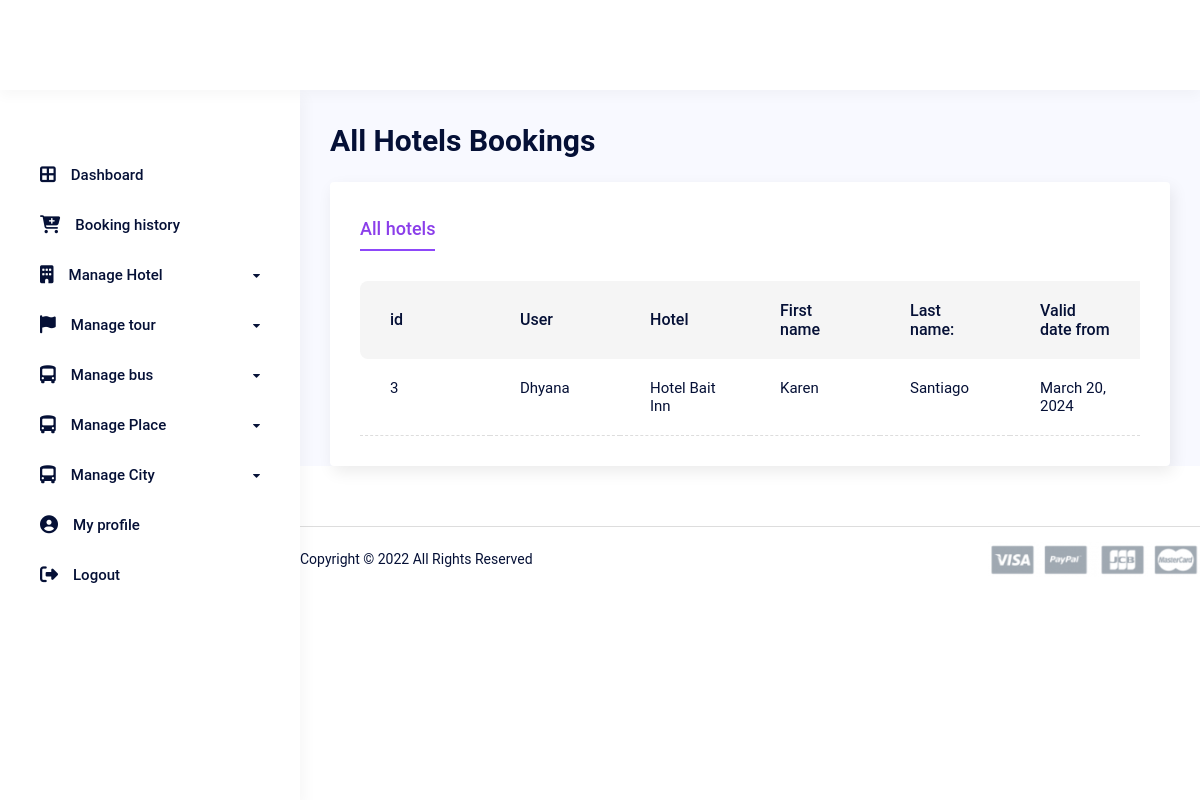
Screenshot of /hotel/hotel_booking_list/ (signed in) with the database file from the repository.
### hotel/models.py (models this page shows, shortened)
class HotelBooking(BaseModel):
    user = models.ForeignKey(User, on_delete=models.CASCADE)
    hotel = models.ForeignKey(Hotel, on_delete=models.CASCADE)
    first_name = models.CharField(max_length=100)
    last_name = models.CharField(max_length=100)
    valid_date_from = models.DateField(default=None)
    valid_date_till = models.DateField(default = None)
    no_room_booking = models.IntegerField()
    total_price = models.IntegerField()
    class Meta:
        ordering = ('created_at',)

class Hotel(BaseModel):
    hotelname = models.CharField(max_length=50)
    address = models.CharField(max_length=100)
    map_link = models.URLField(max_length=500)
    total_room = models.IntegerField()
    price = models.IntegerField()
    rating =models.IntegerField(null=True, default=0)
    facility = models.CharField(max_length=100)
    overview = models.TextField(max_length=1000, null=True)
    city = models.ForeignKey(City, on_delete=models.CASCADE)
    place = models.ForeignKey(Place, on_delete=models.CASCADE)
    hotel_image = models.ImageField(upload_to='image/hotel/')
    room_image = models.ImageField(upload_to='image/hotel/')
    image_3 = models.ImageField(upload_to='image/hotel/')
    image_4 = models.ImageField(upload_to='image/hotel/')
    image_5 = models.ImageField(upload_to='image/hotel/')
    def __str__(self) -> str:
        return str(self.hotelname)
    class Meta:
        ordering = ('created_at',)

### hotel/views.py (the view)
# urls.py: path('hotel_booking_list/', HotelView.HotleBookingListView.as_view(), name="hotel_booking_list"),
    class HotleBookingListView(SuperUserView, ListView):
        model = HotelBooking
        context_object_name = 'hotel_booking'
        template_name = 'hotel_booking_list.html'

### app/views.py (called while the page is built)
    def test_func(self):
        return self.request.user.is_superuser

    def dispatch(self, request, *args, **kwargs):
        if not self.test_func():
            return redirect(self.login_url)
        return super().dispatch(request, *args, **kwargs)

### templates/hotel_booking_list.html (shortened to what this page needs)
{% extends "base.html" %}
{%  block dashboard %}
<div class="dashboard__main">
  <div class="dashboard__content">
    <div class="row y-gap-20 justify-between items-end pb-20 lg:pb-40 md:pb-32">
      <div class="col-auto">
        <h1 class="text-30 lh-14 fw-600">All Hotels Bookings</h1>
      </div>
      <div class="col-auto">
      </div>
    </div>
    <div class="py-30 px-30 rounded-4 bg-white custom_shadow">
      <div class="tabs -underline-2 js-tabs">
        <div class="tabs__controls row x-gap-40 y-gap-10 lg:x-gap-20 js-tabs-controls">
          <div class="col-auto">
            <button class="tabs__button text-18 lg:text-16 text-light-1 fw-500 pb-5 lg:pb-0 js-tabs-button is-tab-el-active" data-tab-target=".-tab-item-1">All hotels</button>
          </div>
        </div>
        <div class="tabs__content pt-30 js-tabs-content">
            <div class="overflow-scroll scroll-bar-1">
              <table class="table-4 -border-bottom col-12">
                <thead class="bg-light-2">
                  <tr>
                    <th>id</th>
                    <th>User</th>
                    <th>Hotel</th>
                    <th>First name</th>
                    <th>Last name:</th>
                    <th>Valid date from</th>
                  </tr>
                </thead>
                <tbody>
                  {% for hotels in hotel_booking %}
                  <tr>
                    <td>{{hotels.id}}</td>
                    <td>{{hotels.user}}</td>
                    <td>{{hotels.hotel}}</td>
                    <td>{{hotels.first_name}}</td>
                    <td>{{hotels.last_name}}</td>
                    <td>{{hotels.valid_date_from}}</td>
                  </tr>
                  {% endfor %}
                </tbody>
              </table>
            </div>
          </div>
        </div>
      </div>
    </div>
    {% include "db_footer.html" %}
  </div>
</div>
{% endblock %}

### rows the page displays
HotelBooking: id "3", user "Dhyana", hotel "Hotel Bait Inn", first_name "Karen", last_name "Santiago", valid_date_from "March 20, 2024"
